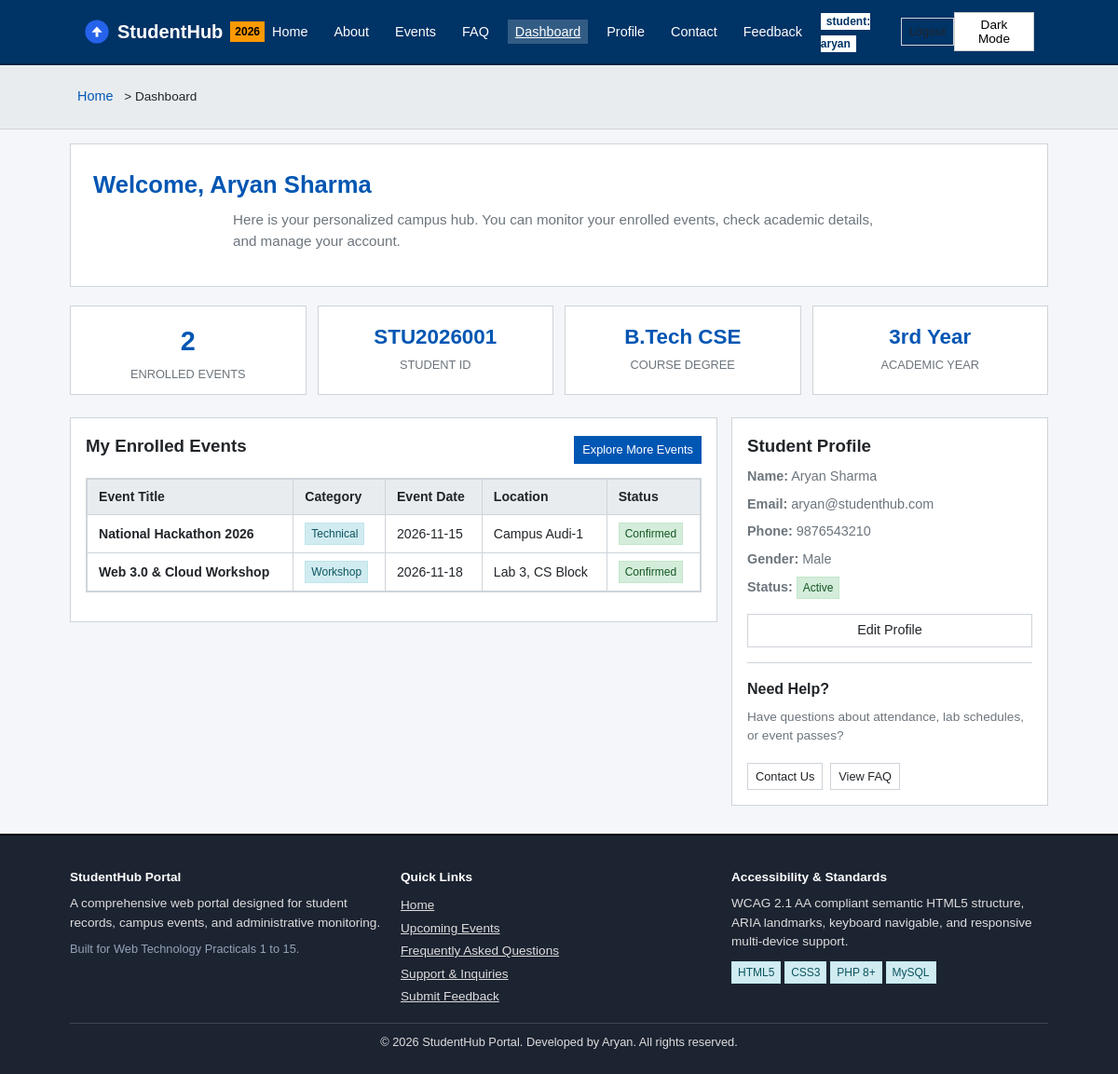
The app's page /dashboard.php (signed in) with its own data.
### tables this page shows
CREATE TABLE `students` (
  `id` INT AUTO_INCREMENT PRIMARY KEY,
  `user_id` INT DEFAULT NULL,
  `student_id_code` VARCHAR(20) NOT NULL UNIQUE,
  `full_name` VARCHAR(100) NOT NULL,
  `email` VARCHAR(100) NOT NULL UNIQUE,
  `phone` VARCHAR(15) NOT NULL,
  `course` VARCHAR(50) NOT NULL,
  `year` VARCHAR(10) NOT NULL,
  `gender` ENUM('Male', 'Female', 'Other') NOT NULL,
  `status` ENUM('Active', 'Inactive') NOT NULL DEFAULT 'Active',
  `created_at` TIMESTAMP DEFAULT CURRENT_TIMESTAMP,
  CONSTRAINT `fk_students_user` FOREIGN KEY (`user_id`) REFERENCES `users` (`id`) ON DELETE SET NULL ON UPDATE CASCADE
);

CREATE TABLE `registrations` (
  `id` INT AUTO_INCREMENT PRIMARY KEY,
  `student_id` INT NOT NULL,
  `event_id` INT NOT NULL,
  `registered_at` TIMESTAMP DEFAULT CURRENT_TIMESTAMP,
  `status` ENUM('Confirmed', 'Pending', 'Cancelled') NOT NULL DEFAULT 'Confirmed',
  UNIQUE KEY `unique_student_event` (`student_id`, `event_id`),
  CONSTRAINT `fk_reg_student` FOREIGN KEY (`student_id`) REFERENCES `students` (`id`) ON DELETE CASCADE,
  CONSTRAINT `fk_reg_event` FOREIGN KEY (`event_id`) REFERENCES `events` (`id`) ON DELETE CASCADE
);

CREATE TABLE `events` (
  `id` INT AUTO_INCREMENT PRIMARY KEY,
  `title` VARCHAR(150) NOT NULL,
  `category` VARCHAR(50) NOT NULL,
  `description` TEXT NOT NULL,
  `event_date` DATE NOT NULL,
  `location` VARCHAR(100) NOT NULL,
  `poster_image` VARCHAR(255) DEFAULT 'assets/images/default-event.png',
  `status` ENUM('Open', 'Closed') NOT NULL DEFAULT 'Open',
  `created_at` TIMESTAMP DEFAULT CURRENT_TIMESTAMP
);

### dashboard.php (the view, shortened to what this page needs)
<?php
require_once __DIR__ . '/config/auth.php';
$user = current_user();
$student_info = null;
$enrolled_events = [];
if ($db_connected && $conn) {
    $stmt = mysqli_prepare($conn, "SELECT * FROM students WHERE user_id = ? OR email = ? LIMIT 1");
    mysqli_stmt_bind_param($stmt, "is", $user['id'], $user['email']);
    mysqli_stmt_execute($stmt);
    $res = mysqli_stmt_get_result($stmt);
    $student_info = mysqli_fetch_assoc($res);
    if ($student_info) {
        $q = "SELECT e.id, e.title, e.category, e.event_date, e.location, r.registered_at, r.status AS reg_status
              FROM registrations r
              JOIN events e ON r.event_id = e.id
              WHERE r.student_id = ?
              ORDER BY e.event_date ASC";
        $stmt2 = mysqli_prepare($conn, $q);
        mysqli_stmt_bind_param($stmt2, "i", $student_info['id']);
        mysqli_stmt_execute($stmt2);
        $res2 = mysqli_stmt_get_result($stmt2);
        while ($row = mysqli_fetch_assoc($res2)) {
            $enrolled_events[] = $row;
        }
    }
}
require_once __DIR__ . '/includes/header.php';
?>
<div class="hero" style="text-align: left; padding: 24px;">
  <h1>Welcome, <?php echo htmlspecialchars($student_info['full_name'] ?? $user['username']); ?></h1>
  <p>Here is your personalized campus hub. You can monitor your enrolled events, check academic details, and manage your account.</p>
</div>
<div class="grid-4" style="margin-bottom: 24px;">
  <div class="stat-card">
    <div class="stat-number"><?php echo count($enrolled_events); ?></div>
    <div class="stat-label">Enrolled Events</div>
  </div>
  <div class="stat-card">
    <div class="stat-number" style="font-size: 1.4rem;"><?php echo htmlspecialchars($student_info['student_id_code'] ?? 'N/A'); ?></div>
    <div class="stat-label">Student ID</div>
  </div>
  <div class="stat-card">
    <div class="stat-number" style="font-size: 1.4rem;"><?php echo htmlspecialchars($student_info['course'] ?? 'General'); ?></div>
    <div class="stat-label">Course Degree</div>
  </div>
  <div class="stat-card">
    <div class="stat-number" style="font-size: 1.4rem;"><?php echo htmlspecialchars($student_info['year'] ?? '1st Year'); ?></div>
    <div class="stat-label">Academic Year</div>
  </div>
</div>
<div class="grid-3" style="align-items: start;">
  <div style="grid-column: span 2;">
    <div class="card">
      <div style="display: flex; justify-content: space-between; align-items: center; margin-bottom: 12px;">
        <h3>My Enrolled Events</h3>
        <a href="events.php" class="btn btn-primary btn-sm">Explore More Events</a>
      </div>
      <?php if (empty($enrolled_events)): ?>
        <div class="alert alert-info">
          You have not registered for any upcoming events yet. <a href="events.php">Browse campus events now</a>.
        </div>
      <?php else: ?>
        <div class="table-responsive">
          <table>
            <thead>
              <tr>
                <th>Event Title</th>
                <th>Category</th>
                <th>Event Date</th>
                <th>Location</th>
                <th>Status</th>
              </tr>
            </thead>
            <tbody>
              <?php foreach ($enrolled_events as $ev): ?>
                <tr>
                  <td><strong><?php echo htmlspecialchars($ev['title']); ?></strong></td>
                  <td><span class="badge badge-info"><?php echo htmlspecialchars($ev['category']); ?></span></td>
                  <td><?php echo htmlspecialchars($ev['event_date']); ?></td>
                  <td><?php echo htmlspecialchars($ev['location']); ?></td>
                  <td><span class="badge badge-success"><?php echo htmlspecialchars($ev['reg_status']); ?></span></td>
                </tr>
              <?php endforeach; ?>
            </tbody>
          </table>
        </div>
      <?php endif; ?>
    </div>
  </div>
  <aside class="card">
    <h3>Student Profile</h3>
    <?php if ($student_info): ?>
      <p style="margin-bottom: 8px;"><strong>Name:</strong> <?php echo htmlspecialchars($student_info['full_name']); ?></p>
      <p style="margin-bottom: 8px;"><strong>Email:</strong> <?php echo htmlspecialchars($student_info['email']); ?></p>
      <p style="margin-bottom: 8px;"><strong>Phone:</strong> <?php echo htmlspecialchars($student_info['phone']); ?></p>
      <p style="margin-bottom: 8px;"><strong>Gender:</strong> <?php echo htmlspecialchars($student_info['gender']); ?></p>
      <p style="margin-bottom: 16px;"><strong>Status:</strong> <span class="badge badge-success"><?php echo htmlspecialchars($student_info['status']); ?></span></p>
      <a href="profile.php" class="btn btn-outline" style="width: 100%; text-align: center;">Edit Profile</a>
    <?php else: ?>
      <p>No student profile record linked to this account yet.</p>
      <a href="register.php" class="btn btn-primary btn-sm">Link Profile</a>
    <?php endif; ?>
    <hr style="border: 0; border-top: 1px solid var(--border-color); margin: 16px 0;">
    <h4>Need Help?</h4>
    <p style="font-size: 0.85rem;">Have questions about attendance, lab schedules, or event passes?</p>
    <div style="display: flex; gap: 8px; margin-top: 8px;">
      <a href="contact.php" class="btn btn-outline btn-sm">Contact Us</a>
      <a href="faq.php" class="btn btn-outline btn-sm">View FAQ</a>
    </div>
  </aside>
</div>
<?php require_once __DIR__ . '/includes/footer.php'; ?>

### assets/css/style.css (style rules this page uses)
:root { --bg-color: #f4f6f9; --text-color: #212529; --card-bg: #ffffff; --border-color: #ced4da; --primary-color: #0056b3; --primary-hover: #004085; --secondary-color: #6c757d; --success-color: #28a745; --danger-color: #dc3545; --warning-color: #ffc107; --header-bg: #003366; --header-text: #ffffff; --footer-bg: #1c2331; --footer-text: #dddddd; --font-family: Arial, Helvetica, sans-serif; }
* { box-sizing: border-box; margin: 0; padding: 0; }
body { font-family: var(--font-family); background-color: var(--bg-color); color: var(--text-color); line-height: 1.5; display: flex; flex-direction: column; min-height: 100vh; }
.hero { background: var(--card-bg); border: 1px solid var(--border-color); padding: 20px; margin-bottom: 20px; text-align: center; }
.hero h1 { font-size: 1.6rem; margin-bottom: 8px; color: var(--primary-color); }
.hero p { color: var(--secondary-color); max-width: 700px; margin: 0 auto 12px; font-size: 0.95rem; }
.btn { display: inline-block; padding: 6px 12px; text-decoration: none; font-size: 0.9rem; font-family: inherit; border: 1px solid transparent; cursor: pointer; text-align: center; }
.btn-primary { background-color: var(--primary-color); color: #ffffff; border-color: var(--primary-color); }
.btn-outline { border-color: var(--border-color); background: transparent; color: var(--text-color); }
.btn-sm { padding: 4px 8px; font-size: 0.8rem; }
.grid-3 { display: grid; grid-template-columns: repeat(3, 1fr); gap: 15px; }
.grid-4 { display: grid; grid-template-columns: repeat(4, 1fr); gap: 12px; }
.card { background: var(--card-bg); border: 1px solid var(--border-color); padding: 16px; margin-bottom: 15px; display: flex; flex-direction: column; }
.card h2, .card h3, .card h4 { margin-bottom: 8px; }
.card p { color: var(--secondary-color); font-size: 0.9rem; margin-bottom: 10px; }
.stat-card { background: var(--card-bg); border: 1px solid var(--border-color); padding: 12px; text-align: center; }
.stat-card .stat-number { font-size: 1.8rem; font-weight: bold; color: var(--primary-color); margin: 4px 0; }
.stat-card .stat-label { color: var(--secondary-color); font-size: 0.8rem; text-transform: uppercase; }
.table-responsive { overflow-x: auto; border: 1px solid var(--border-color); background: var(--card-bg); margin-bottom: 15px; }
table { width: 100%; border-collapse: collapse; text-align: left; font-size: 0.88rem; }
th, td { padding: 8px 12px; border: 1px solid var(--border-color); }
th { background-color: #e9ecef; font-weight: bold; }
.badge { display: inline-block; padding: 2px 6px; font-size: 0.75rem; border: 1px solid var(--border-color); background: #f0f0f0; color: #333333; }
.badge-success { background: #d4edda; color: #155724; border-color: #c3e6cb; }
.badge-info { background: #d1ecf1; color: #0c5460; border-color: #bee5eb; }

### records on screen
students: full_name "Aryan Sharma", student_id_code "STU2026001", course "B.Tech CSE", year "3rd Year", email "aryan@studenthub.com", phone "9876543210", gender "Male", status "Active"
registrations: event.title "National Hackathon 2026", event.category "Technical", event.event_date "2026-11-15", event.location "Campus Audi-1", status "Confirmed"
registrations: event.title "Web 3.0 & Cloud Workshop", event.category "Workshop", event.event_date "2026-11-18", event.location "Lab 3, CS Block", status "Confirmed"

### other values on screen
$user['role'] "student"
$user['username'] "aryan"
$title "Home"
$title "Dashboard"
count($enrolled_events) "2"
